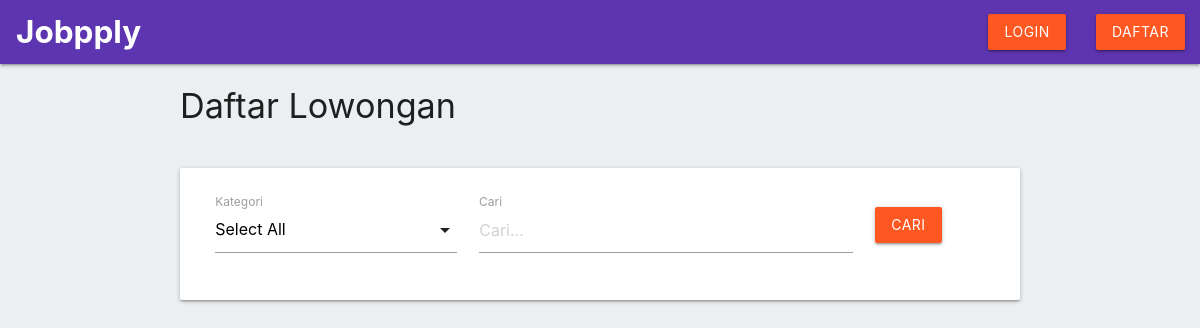
/index.php/lowongan, run on an earlier commit of the app's database.
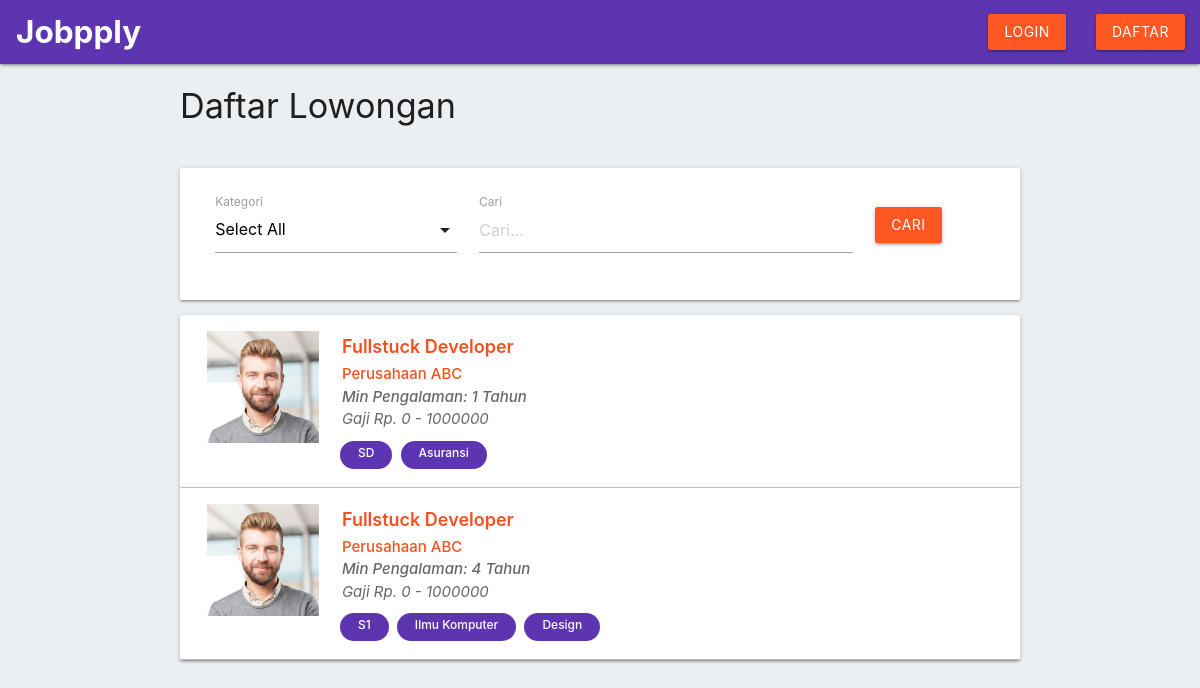
And on a later commit of the database.
### tables this page shows
CREATE TABLE `lowongan` (
  `id` int(11) unsigned NOT NULL AUTO_INCREMENT,
  `id_perusahaan` int(11) DEFAULT NULL,
  `nama_loker` varchar(100) DEFAULT NULL,
  `deskripsi` text,
  `range_gaji` varchar(30) DEFAULT NULL,
  `keterampilan` text,
  `pendidikan` varchar(10) DEFAULT NULL,
  `jurusan` varchar(100) DEFAULT NULL,
  `pengalaman_kerja` int(2) DEFAULT NULL,
  `kategori_pekerjaan` int(11) DEFAULT NULL,
  PRIMARY KEY (`id`)
);

CREATE TABLE `perusahaan` (
  `id` int(11) unsigned NOT NULL AUTO_INCREMENT,
  `email` varchar(100) DEFAULT NULL,
  `password` varchar(64) DEFAULT NULL,
  `nama_perusahaan` varchar(100) DEFAULT NULL,
  `deskripsi` text,
  `bidang_perusahaan` int(6) DEFAULT NULL,
  `logo` varchar(100) DEFAULT NULL,
  `alamat` text,
  `kode_pos` varchar(6) DEFAULT NULL,
  `provinsi` varchar(3) DEFAULT NULL,
  `kabupaten` varchar(6) DEFAULT NULL,
  `no_hp` varchar(20) DEFAULT NULL,
  `nama_kontak` varchar(100) DEFAULT NULL,
  `jabatan_perusahaan` varchar(100) DEFAULT NULL,
  `akta_pendirian_perusahaan` varchar(100) DEFAULT NULL,
  `siup` varchar(100) DEFAULT NULL,
  `tdp` varchar(100) DEFAULT NULL,
  `situ` varchar(100) DEFAULT NULL,
  `izin_lainnya` varchar(100) DEFAULT NULL,
  PRIMARY KEY (`id`)
);

CREATE TABLE `kategori` (
  `id` int(11) NOT NULL AUTO_INCREMENT,
  `kategori` varchar(255) NOT NULL,
  PRIMARY KEY (`id`)
);

### application/controllers/Lowongan.php (called while the page is built, shortened)
<?php
class Lowongan extends CI_Controller
{
  public function __construct()
  {
    $this->load->model('MLowongan');
    $this->load->model('MPerusahaan');
    $this->load->model('MPendidikanNonFormal');
    $this->load->model('MKategori');
  }
  public function index()
  {
    $data['isLoggedIn'] = $this->session->userdata('isLoggedIn');
    $data['param'] = new stdClass();
    $nama = $data['param']->nama = $this->input->get('nama');
    $kategori = $data['param']->kategori = $this->input->get('kategori');
    $data['lowongan'] = $this->MLowongan->getLowongan($nama, $kategori);
    $data['kategori'] = $this->MKategori->get();
    $this->load->view('header', $data);
    $this->load->view('lowongan-list', $data);
    $this->load->view('footer');
  }
}

### index.php (called while the page is built, shortened)
<?php
require_once BASEPATH.'core/CodeIgniter.php';

### application/models/MLowongan.php (called while the page is built, shortened)
<?php
class MLowongan extends CI_Model
{
  public function getLowongan($nama = '', $kategori = '')
  {
    $where = "nama_loker like '%$nama%'";
    return $this->db
      ->select('lowongan.*, perusahaan.nama_perusahaan, kategori.kategori')
      ->where($where)
      ->join('perusahaan', 'perusahaan.id = lowongan.id_perusahaan')
      ->join('kategori', 'kategori.id = lowongan.kategori_pekerjaan')
      ->get('lowongan')
      ->result();
  }
}

### application/views/lowongan-list.php (the view, shortened to what this page needs)
<div class="container">
  <h4>Daftar Lowongan</h4>
  <br>
  <div class="card">
    <div class="card-content">
      <form action="<?= site_url('lowongan') ?>" method="get" name="search-form">
        <div class="row" style="margin-bottom: 0">
          <div class="input-field col s12 m4">
            <label for="bidang_perusahaan">Kategori</label>
          </div>
          <div class="input-field col s12 m6">
            <input placeholder="Cari..." id="first_name" type="text" class="validate" name="nama" value="<?= $param->nama ?>">
            <label for="first_name">Cari</label>
          </div>
          <div class="input-field col s12 m2">
            <button type="submit" class="waves-effect waves-light btn deep-orange">Cari</button>
          </div>
        </div>
      </form>
    </div>
  </div>
  <div class="lowongan-list card">
    <?php foreach ($lowongan as $l) : ?>
      <div class="card-content">
        <div class="row">
          <div class="col s4 m2">
            <img class="gambar-perusahaan" src="<?= site_url('/assets/images/person_6.jpg') ?>" style="width: 100%">
          </div>
          <div class="col s8 m10">
            <a class="card-title" href="<?= site_url('lowongan/detail/' . $l->id) ?>"><?= $l->nama_loker ?></a>
            <div class="perusahaan"><a href="<?= site_url('perusahaan/detail/' . $l->id_perusahaan) ?>"><?= $l->nama_perusahaan ?></a></div>
            <div class="pengalaman">Min Pengalaman: <?= $l->pengalaman_kerja ?> Tahun</div>
            <div class="gaji">Gaji Rp. <?= $l->range_gaji ?></div>
            <div class="chipslist">
              <div class="chip deep-purple darken-1 white-text"><?= $l->pendidikan ?></div>
              <?php if ($l->jurusan) : ?>
                <div class="chip deep-purple darken-1 white-text"><?= $l->jurusan ?></div>
              <?php endif ?>
              <div class="chip deep-purple darken-1 white-text"><?= $l->kategori ?></div>
            </div>
          </div>
        </div>
      </div>
    <?php endforeach; ?>
  </div>
</div>

### application/views/header.php (shortened to what this page needs)
<!DOCTYPE html>
<html>
<head>
	<link rel="stylesheet" href="https://cdnjs.cloudflare.com/ajax/libs/materialize/1.0.0/css/materialize.min.css">
	<link rel="stylesheet" href="<?= site_url() ?>assets/css/styles.css">
</head>
<body>
	<nav class="deep-purple darken-1">
		<div class="nav-wrapper">
			<a href="<?= site_url() ?>" class="brand-logo"><b>Jobpply</b></a>
			<?php if (!$isLoggedIn) : ?>
				<ul id="nav-mobile" class="right hide-on-med-and-down">
					<li><a class="waves-effect waves-light btn deep-orange dropdown-trigger" href='#' data-target='login'>Login</a></li>
					<li><a class="waves-effect waves-light btn deep-orange dropdown-trigger" href='#' data-target='signup'>Daftar</a></li>
				</ul>
			<?php endif ?>
		</div>
	</nav>

### application/views/footer.php (shortened to what this page needs)
</body>
</html>

### assets/css/styles.css (style rules this page uses)
body { background-color: #eceff1; }
nav .brand-logo { margin: 0 16px; }
a { color: #f4511e; }
.row { margin-bottom: 0 !important; }
.chipslist { margin: 0 -4px 0; }
.chipslist .chip { background-color: white; padding: 0px 18px; border-radius: 32px; margin: 2px 2px; display: inline-block; font-size: 12px; height: 28px; line-height: 24px; }
.lowongan-list .card-content { padding: 16px; border-bottom: 1px solid #bbb; }
.lowongan-list .card-content .card-title { font-size: 18px !important; font-weight: 600; margin-bottom: 0 !important; }
.lowongan-list .card-content .perusahaan, .lowongan-list .card-content .pengalaman { color: rgba(0, 0, 0, 0.8); font-weight: 500; }
.lowongan-list .card-content .pengalaman, .lowongan-list .card-content .gaji { font-style: italic; color: rgba(0, 0, 0, 0.6); }
.lowongan-list .card-content .gaji { margin-bottom: 8px; }

What changed in the data, as far as the page shows it:
added lowongan: nama_loker "Fullstuck Developer", id_perusahaan.nama_perusahaan "Perusahaan ABC", pengalaman_kerja "1", range_gaji "0 - 1000000", pendidikan "SD", kategori.kategori "Asuransi"
added lowongan: nama_loker "Fullstuck Developer", id_perusahaan.nama_perusahaan "Perusahaan ABC", pengalaman_kerja "4", range_gaji "0 - 1000000", pendidikan "S1", jurusan "Ilmu Komputer", kategori.kategori "Design"
